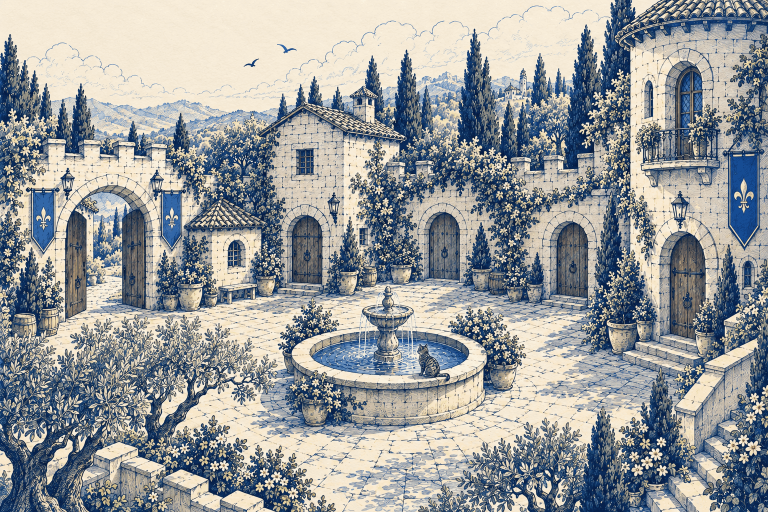
#> input picture design/generated/scene-courtyard-map.png, 1536 x 1024 px (shown at 1/2 size)
$ python banners.py generated/scene-courtyard-map.png generated/scene-courtyard-map.png
#> lines starting #> are read from the running program, lines starting #| are printed output that depends on the picture; after the words box and inside, x2 and y2 are one past the last pixel; in counts of white or black regions, pixels touching at a corner belong together
# Кадры знамён на карте двора, которые тихо колышутся: те же пиксели, ткань под древком
# изгибается волной, бегущей вниз; древко неподвижно, к хвосту размах больше.
# usage: banners.py scene-courtyard-map.png <папка> → <папка>/<имя>-f0…f7.png
import sys
import numpy as np
from PIL import Image, ImageFilter
src, outdir = sys.argv[1], sys.argv[2]
full = np.asarray(Image.open(src).convert('RGB')).astype(np.float32)
# имя: x0, x1 ткани, y под древком, y хвоста, размах в px
BANNERS = {'banner-gate-l': (60, 112, 388, 508, 1.6), 'banner-gate-r': (318, 366, 388, 505, 1.6), 'banner-tower': (1452, 1520, 312, 500, 1.9)}
PAD = 10
N = 8
for name, (x0, x1, ytop, ytip, amp) in BANNERS.items():
    bx0, by0, bx1, by1 = x0 - PAD, ytop - 4, x1 + PAD, ytip + PAD
    img = full[by0:by1, bx0:bx1]; H, W = img.shape[:2]
    yy, xx = np.mgrid[0:H, 0:W].astype(np.float32)
    # размах: 0 у древка, полный к хвосту, снова 0 у краёв клочка — фон у краёв не сдвигается
    k = np.clip((yy - 4) / (ytip - ytop), 0, 1) ** 1.2 * np.clip((H - 3 - yy) / (PAD - 3), 0, 1)
    k *= np.clip(np.minimum(xx - 2, W - 3 - xx) / (PAD - 4), 0, 1)
    m = np.zeros((H, W), np.uint8); m[4:H - 4, 4:W - 4] = 255
    alpha = np.asarray(Image.fromarray(m).filter(ImageFilter.GaussianBlur(3))).astype(np.float32)
    for i in range(N):
        ph = 2 * np.pi * i / N
        dx = amp * k * np.sin(2 * np.pi * yy / 70 - ph)
        x = np.clip(xx - dx, 0, W - 1.001)
        xi = np.floor(x).astype(int); fx = (x - xi)[..., None]
        f = img[yy.astype(int), xi] * (1 - fx) + img[yy.astype(int), np.minimum(xi + 1, W - 1)] * fx
        Image.fromarray(np.dstack([np.clip(f, 0, 255), alpha]).astype(np.uint8), 'RGBA').save(f'{outdir}/{name}-f{i}.png')
    print(name, bx0, by0, W, H)
#> this loop made 3 passes
#> pass 1, `img = full[by0:by1, bx0:bx1]`:
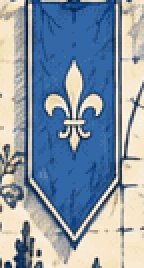
#> img: shape (134, 72, 3) float32 (shown 2 times larger); mean R, G, B 135.5, 150.6, 166.1
#> pass 1, `Image.fromarray(np.dstack([np.clip(f, 0, 255), alpha]).astype(np.uint8..`:
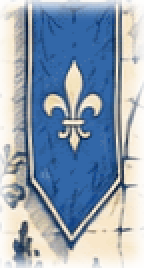
#> saved as banner-gate-l-f0.png: PIL image 72x134 RGBA (shown 2 times larger); mean R, G, B, A 135.1, 150.2, 165.7, 212.4; transparent parts drawn white
#> pass 1, `Image.fromarray(np.dstack([np.clip(f, 0, 255), alpha]).astype(np.uint8..`:
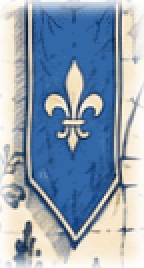
#> saved as banner-gate-l-f2.png: PIL image 72x134 RGBA (shown 2 times larger); mean R, G, B, A 135.2, 150.3, 165.8, 212.4; transparent parts drawn white
#> after the loop:
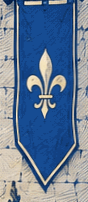
#> f: shape (202, 88, 3) float64; mean R, G, B 102.9, 123.9, 151
#> after the loop:
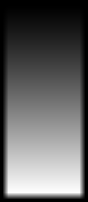
#> k: shape (202, 88) float32; min 0, max 1, mean 0.385
#> after the loop:
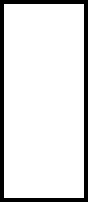
#> m: shape (202, 88); 87.3% white; 1 black region, box (x1, y1, x2, y2) and area: (0, 0, 88, 202) 2256
#> after the loop:
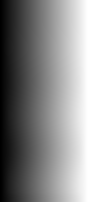
#> x: shape (202, 88) float32; min 0, max 87, mean 43.6; drawn with min black and max white
